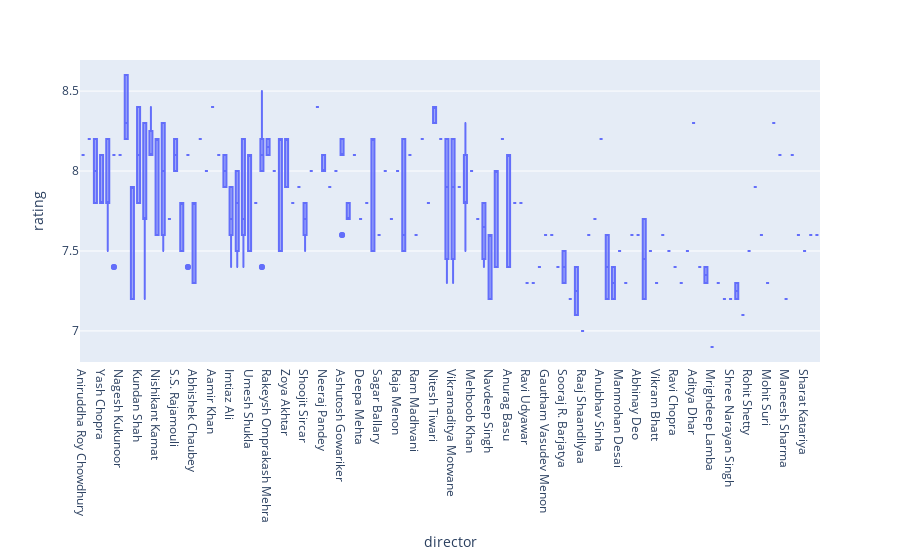

Write notebook code for a chart like this one.
### Markdown cell above
# Here in this graph I had observed that the most rating is given to the movies which are come under the genre of the "COMEDY" and the second most rating is given to the movies which comes under the genre of "ACTION"

### Code cell
px.box(df,x="director",y="rating")

### Figure 1 — Plotly figure (JSON) as saved in the notebook; plotly's stock layout.template omitted (floating-point values rounded to 4 significant figures; data arrays with more than 128 entries replaced by an {"elided": "..."} marker saying what was removed)
{"data": [{"alignmentgroup": "True", "hovertemplate": "director=%{x}<br>rating=%{y}<extra></extra>", "legendgroup": "", "marker": {"color": "#636efa"}, "name": "", "notched": false, "offsetgroup": "", "orientation": "v", "showlegend": false, "type": "box", "x": {"elided": "598 str values"}, "x0": " ", "xaxis": "x", "y": {"elided": "598 float values"}, "y0": " ", "yaxis": "y"}], "layout": {"boxmode": "group", "legend": {"tracegroupgap": 0}, "margin": {"t": 60}, "xaxis": {"anchor": "y", "domain": [0, 1], "title": {"text": "director"}}, "yaxis": {"anchor": "x", "domain": [0, 1], "title": {"text": "rating"}}}}
